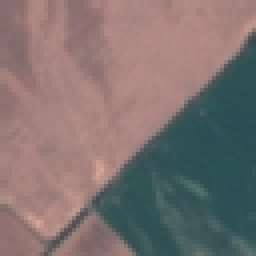
#> input picture dataset/AnnualCrop/AnnualCrop_1126.jpg, 64 x 64 px (shown 4 times larger); its folder holds only this picture in this run
$ jupyter execute --allow-errors DataMiningMachineLearningCourseWorkSolutions.ipynb
#> lines starting #> are read from the running program, lines starting #| are printed output that depends on the picture
[cell 1]
import numpy as np
import os
from PIL import Image
from sklearn.preprocessing import StandardScaler
from sklearn.neural_network import MLPClassifier
from sklearn.model_selection import train_test_split, GridSearchCV, KFold, StratifiedKFold, cross_val_score
from sklearn.metrics import accuracy_score
from scipy.stats import ttest_rel

import matplotlib.pyplot as plt
from sklearn.manifold import LocallyLinearEmbedding

# Please write the optimal hyperparameter values you obtain in the global variable 'optimal_hyperparm' below. This
# variable should contain the values when I look at your submission. I should not have to run your code to populate this
# variable.
optimal_hyperparam = {'hidden_layer_sizes': (200,), 'learning_rate': 'constant', 'max_iter': 1000, 'solver': 'sgd'}


class COC131:
    def __init__(self):
        self.x = None
        self.y = None
        self.scaler = None
        self.best_hyperparams = None

    def q1(self, filename=None):

        """
        Loads the dataset from the local '../dataset' directory, resizes all images to 32x32,
        and flattens them into 1D arrays. Class labels are inferred from folder names. The processed
        data is stored in instance variables `self.x` (features) and `self.y` (labels).

        If a specific filename is provided, the function also returns the processed image and
        its class label.

        Parameters:
            filename (str, optional): Name of a specific image file to return after processing.
                                      Defaults to None.

        Returns:
            res1 (np.ndarray or np.ndarray):
                - If `filename` is provided: 1D numpy array of the flattened image.
                - Else: Array of all flattened images.

            res2 (str or np.ndarray):
                - If `filename` is provided: Class label of the image.
                - Else: Array of all class labels.
        """

        # Get all subfolders within the dataset directory
        subfolders = [entry.path for entry in os.scandir("../dataset") if entry.is_dir()]

        # Creates a list of all paths for the images stored within the ../dataset directory
        image_paths = [os.path.join(subfolder, file)
                     for subfolder in subfolders
                     for file in os.listdir(subfolder) if file.endswith(('.jpg'))] # If the file is an image

        # Processes each image within the dataset directory and stores it into the images array
        self.x = np.array([np.array(Image.open(image_path).resize((32, 32)), dtype=float).flatten() for image_path in image_paths])
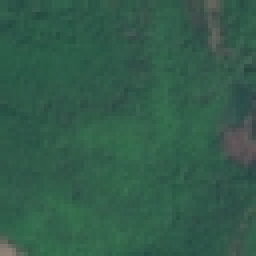
#> input picture dataset/Forest/Forest_101.jpg, 64 x 64 px (shown 4 times larger)

        # Gets the name of the folder that the image is stored in (the classification of the image)
        self.y = np.array([os.path.basename(os.path.dirname(image_path)) for image_path in image_paths])

        # If a filename is provided, find and return it
        if filename:
            matching_image_path = next((image_path for image_path in image_paths if filename in image_path), None) # Get filepath

            if matching_image_path:
                res1 = np.array(Image.open(matching_image_path).resize((32, 32)), dtype=float).flatten() # Flatten image to 32 * 32
                res2 = os.path.basename(os.path.dirname(matching_image_path))  # Extract class name
                return res1, res2

        return self.x, self.y

    def q2(self, inp):
        """
        Standardises the input data using sklearn's StandardScaler and scales the result
        to have a standard deviation of 2.5.

        This function fits a StandardScaler to the input and transforms it,
        then multiplies the standardised result to adjust the standard deviation.

        Parameters:
            inp (np.ndarray): Input array of shape (n_samples, n_features) to be standardised.

        Returns:
            res2 (np.ndarray): The standardised data with a standard deviation of 2.5,
                               same shape as the input.
            res1 (StandardScaler): The fitted StandardScaler object used for standardisation.
        """

        standard_scaler = StandardScaler() # Creates a sklearn object used for standardisation
        standardised_data = standard_scaler.fit_transform(inp) # Standardises the data (setting the standard deviation to 1)

        res1 = standard_scaler
        res2 = standardised_data * 2.5 # Standardises the data to have a standard deviation of 2.5

        return res2, res1

    @staticmethod
    def visualise_standardisation_means_stds(unscaled_data, scaled_data):
        """
        Visualises the impact of standardisation on feature-wise statistics.

        This function generates two side-by-side scatter plots:
        - The first compares the mean values of each feature before and after standardisation.
        - The second compares the standard deviations of each feature before and after standardisation.

        Useful for verifying that the scaling process has centered the data around 0
        and adjusted the spread (standard deviation) as expected.

        Parameters
        ----------
        unscaled_data : np.ndarray
            The original dataset prior to standardisation, of shape (n_samples, n_features).

        scaled_data : np.ndarray
            The dataset after standardisation, of shape (n_samples, n_features).

        Returns
        -------
        None
            Displays the plots directly using matplotlib.
        """

        # Get the number of features (columns), used as x-axis for plotting
        feature_ids = np.arange(unscaled_data.shape[1])
#> feature_ids = 3072 values from 0 to 3071

        # Compute means for each feature before and after standardization
        unscaled_means = np.mean(unscaled_data, axis=0)
#> unscaled_means = 3072 values, max 141.5 at index 2976, min 43 at index 1146, mean 95.02
        scaled_means = np.mean(scaled_data, axis=0)
#> scaled_means = 3072 values from 0 to 0

        # Compute standard deviations for each feature before and after standardisation
        unscaled_standard_deviations = np.std(unscaled_data, axis=0)
#> unscaled_standard_deviations = 3072 values, max 76.5 at index 2052, min 0 at index 760, mean 23.98
        scaled_standard_deviations = np.std(scaled_data, axis=0)
#> scaled_standard_deviations = 3072 values, max 2.5 at index 0, min 0 at index 760, mean 2.48

        # Determine plot limits so both datasets are visible in the same scale
        mean_ylim = (min(unscaled_means.min(), scaled_means.min()),
                     max(unscaled_means.max(), scaled_means.max()))
#> mean_ylim = (0, 141.5)

        standard_deviation_ylim = (min(unscaled_standard_deviations.min(), scaled_standard_deviations.min()),
                                   max(unscaled_standard_deviations.max(), scaled_standard_deviations.max()))
#> standard_deviation_ylim = (0, 76.5)

        # Create side-by-side plots
        fig, axs = plt.subplots(1, 2, figsize=(14, 6))

        # Plot feature-wise means
        axs[0].scatter(feature_ids, unscaled_means, label="Original", alpha=0.6)
        axs[0].scatter(feature_ids, scaled_means, label="Standardised", alpha=0.6)
        axs[0].set_title("Feature-wise Means Before and After Standardisation")
        axs[0].set_xlabel("Feature Index")
        axs[0].set_ylabel("Mean Value")
        axs[0].legend()
        axs[0].set_ylim(mean_ylim)

        # Plot feature-wise standard deviations
        axs[1].scatter(feature_ids, unscaled_standard_deviations, label="Original", alpha=0.6)
        axs[1].scatter(feature_ids, scaled_standard_deviations, label="Standardised", alpha=0.6)
        axs[1].set_title("Feature-wise Standard Deviations Before and After Standardisation")
        axs[1].set_xlabel("Feature Index")
        axs[1].set_ylabel("Standard Deviation")
        axs[1].legend()
        axs[1].set_ylim(standard_deviation_ylim)

        # Adjust layout and display both plots
        plt.tight_layout()
        plt.show()
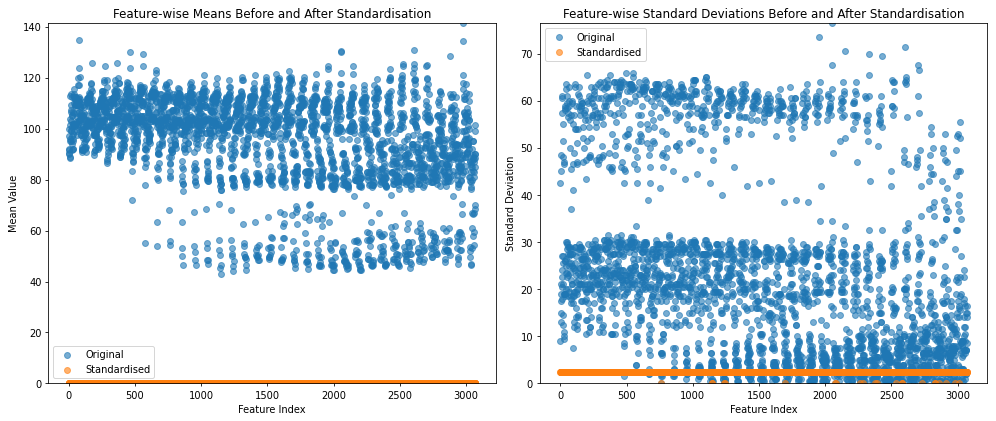
#> figure drawn by matplotlib, 2 panels

    # [32 lines left out: function visualise_hyperparam_results, not called in this run]

    def q3(self, test_size=None, pre_split_data=None, hyperparam=None):
        """
        Trains a Multi-Layer Perceptron (MLP) classifier and evaluates its performance.

        This function either performs hyperparameter tuning using GridSearchCV or trains an
        MLPClassifier directly using provided hyperparameters. The model is trained on data
        obtained from `q1` and evaluated using training and testing accuracy. The function also
        returns the loss values recorded during training.

        Parameters
        ----------
        test_size : float, optional
            Proportion of the dataset to be used as the test set. Must be between 0 and 1.
            Defaults to 0.3 if not specified.

        pre_split_data : tuple (X_train, X_test, y_train, y_test), optional
            Pre-split training and test datasets. If provided, this overrides the `test_size`
            parameter and prevents the function from splitting the dataset again.

        hyperparam : dict, optional
            Dictionary of hyperparameter values to configure the MLPClassifier. If not
            provided, GridSearchCV is used to find the best hyperparameters from a predefined grid.

        Returns
        -------
        model : sklearn.neural_network.MLPClassifier
            The trained MLP classifier model.

        loss_curve : np.ndarray
            Loss values recorded at each iteration of training.

        training_accuracy : np.ndarray
            Final training accuracy after model fitting (shape: (1,)).

        testing_accuracy : np.ndarray
            Final test accuracy after evaluating the model on test data (shape: (1,)).
        """

        if self.scaler is None: # If the data to be used within the classifier is not yet standardised, standardise the data.
            self.x, self.scaler = self.q2(self.x)

        if test_size is None: # If there is no proportion of data input to be split between training and testing, use 0.3 as the default.
            test_size = 0.3

        if pre_split_data: # If pre split data is provided,
            x_train, x_test, y_train, y_test = pre_split_data # x variables are used to contain the image data. y variables are used to contain the labels that each image corresponds to.
        else: # if no data is provided, split the data
            x_train, x_test, y_train, y_test = train_test_split(self.x, self.y, test_size=test_size, random_state=1)

        if hyperparam: # If hyperparameters  are provided
            model = MLPClassifier(**hyperparam, random_state=1, max_iter=1000) # Create a MLPClassifier model using random state of 1 (arbitrary value used to keep the same train-test split each run)
            model.fit(x_train, y_train) # Trains the model using input data
            self.best_hyperparams = hyperparam
        else: # If no hyperparameters  are provided
            parameter_grid = { # A grid of values that are tested to find which of those provided is most able to fit on the data provided
                "hidden_layer_sizes": [(50,), (100,), (100, 50), (200,)],
                "learning_rate": ["constant", "adaptive"],
                "solver": ["adam", "sgd"],
                "max_iter": [1000]  # Sets the maximum number of iterations to 1000
            }

            grid_search = GridSearchCV( # Performs a grid search (a hyperparameter technique that is used to systemetically find the best combination of parameters for a model)
                MLPClassifier(random_state=1),
                parameter_grid, # Uses the parameters provided, working to find the best available
                cv=3 # Sets the cross-validation model within the grid search to be 3-fold cross validation
            )
            grid_search.fit(x_train, y_train) # Performs a grid search to fit with the training data (images and labels)

            # Used to generate a graph that shows how each combination of hyperparameters affects the loss curve, training and test accuracy
            hyperparameter_labels  = [str(parameters) for parameters in grid_search.cv_results_["params"]] # Get hyperparameter results from the grid search
            mean_cross_value_accuracies = grid_search.cv_results_["mean_test_score"]
            self.visualise_hyperparam_results(hyperparameter_labels, mean_cross_value_accuracies) # Creates a graph where the hyperparameters correspond to a given CV accuracy

            model = grid_search.best_estimator_ # Selects the best model
            self.best_hyperparams = grid_search.best_params_ # Saves the best hyperparameters

        training_loss_per_iteration = np.array(model.loss_curve_) if hasattr(model, "loss_curve_") else np.array([]) # Track training loss per epoch if available
        training_accuracy = np.array([accuracy_score(y_train, model.predict(x_train))]) # Captures the final training accuracy after all epochs
        testing_accuracy = np.array([accuracy_score(y_test, model.predict(x_test))]) # Captures the final test accuracy after all epochs

         # Return values as per required variable names
        res1 = model
        res2 = training_loss_per_iteration
        res3 = training_accuracy
        res4 = testing_accuracy

        return res1, res2, res3, res4

    def q4(self):
        """
        Evaluates the impact of L2 regularisation (alpha) on model complexity.

        For each alpha value in a predefined list, trains an MLPClassifier using the best
        hyperparameters found in `q3` (with `alpha` overwritten). The function measures
        the total magnitude (L1 norm) of the model's weights and biases to assess how
        regularisation strength affects parameter magnitudes.

        Assumes `q1()` has been called to load the dataset and that `self.best_hyperparams`
        has been populated with valid hyperparameters.

        Returns
        -------
        res : dict
            Dictionary containing the following keys:
            - "alpha_values": list of alpha values tested.
            - "total_weights": list of total weight magnitudes (L1 norm) for each model.
            - "total_biases": list of total bias magnitudes (L1 norm) for each model.
        """

        # Split data into training and testing sets
        x_train, x_test, y_train, y_test = train_test_split(self.x, self.y, test_size=0.3, random_state=1)

        alpha_values = [0, 0.001, 0.005, 0.01, 0.05, 0.1, 0.5, 1, 2, 5, 10, 50, 100]

        # Lists to store total magnitude of weights and biases for each alpha
        total_weights = []
        total_biases = []

        # Loop through each alpha value and train a MLPClassifier model
        for alpha in alpha_values:
            hyperparams = self.best_hyperparams.copy()
            hyperparams["alpha"] = alpha

            # Create and train the MLPClassifier with current alpha value
            model = MLPClassifier(**hyperparams, random_state=1)
            model.fit(x_train, y_train)

            # Calculate the sum of absolute weights and biases
            weight_sum = sum(np.sum(np.abs(w)) for w in model.coefs_)
            bias_sum = sum(np.sum(np.abs(b)) for b in model.intercepts_)

            # Add results to lists
            total_weights.append(weight_sum)
            total_biases.append(bias_sum)
#> after the loop, total_biases = []; total_weights = []

        # Store results in a dictionary
        res = {
            "alpha_values": alpha_values,
            "total_weights": total_weights,
            "total_biases": total_biases
        }

        return res


    # [45 lines left out: function visualise_alpha_vs_params, not called in this run]


    def q5(self):
        """
        Evaluates the impact of cross-validation splitting strategy on model performance.

        This function performs a paired hypothesis test to compare the performance of
        standard K-Fold Cross-Validation and Stratified K-Fold Cross-Validation when
        training an MLPClassifier. The function uses the best hyperparameters previously
        identified (via q3) and reports whether the choice of splitting strategy has a
        statistically significant effect on accuracy.

        Returns
        -------
        res1 : float
            Mean test accuracy using standard K-Fold cross-validation.

        res2 : float
            Mean test accuracy using Stratified K-Fold cross-validation.

        res3 : float
            p-value from the paired t-test comparing the two accuracy distributions.

        res4 : str
            Hypothesis test result. One of:
            - 'Splitting method impacted performance'
            - 'Splitting method had no effect'
        """

        # Use best hyperparameters from q3()
        hyperparams = self.best_hyperparams.copy()

        # Define the model
        model = MLPClassifier(**hyperparams, random_state=1)

        # Define 5-Fold CV (Without Stratification)
        kf = KFold(shuffle=True, random_state=1)
        cross_value_scores_kf = cross_val_score(model, self.x, self.y, cv=kf, n_jobs=-1)

        # Define 5-Fold Stratified CV
        skf = StratifiedKFold(shuffle=True, random_state=1)
        cross_value_scores_skf = cross_val_score(model, self.x, self.y, cv=skf, n_jobs=-1)

        # Compute mean testing accuracy
        mean_accuracy_kf = np.mean(cross_value_scores_kf)
        mean_accuracy_skf = np.mean(cross_value_scores_skf)

        # Perform paired t-test to compare distributions
        t_stat, p_value = ttest_rel(cross_value_scores_kf, cross_value_scores_skf)

        # Determine hypothesis test result
        alpha = 0.05  # Significance level
        if p_value < alpha:
            hypothesis_result = "Splitting method impacted performance"
        else:
            hypothesis_result = "Splitting method had no effect"


        # Assign to return variables as per required format
        res1 = mean_accuracy_kf
        res2 = mean_accuracy_skf
        res3 = p_value
        res4 = hypothesis_result

        return res1, res2, res3, res4


    # [50 lines left out: function visualise_cv_comparison, not called in this run]


    def q6(self):
        """
        Applies Locally Linear Embedding (LLE) to reduce the dimensionality of the dataset to 2D.

        This method performs unsupervised manifold learning using the LLE algorithm from scikit-learn.
        It projects high-dimensional data into a 2-dimensional space to enable visualisation of class separability.

        Returns
        -------
        dict
            A dictionary containing:
            - 'embedded_data' : np.ndarray of shape (n_samples, 2)
                The 2D embedded representation of the input data.
            - 'labels' : np.ndarray of shape (n_samples,)
                The class labels corresponding to each data sample.
        """

        embedding  = LocallyLinearEmbedding(n_components=2) # Instantiate the LLE model with 2 output components (for 2D projection)

        x_transformed = embedding.fit_transform(self.x) # Fit the LLE model to the data and transform it into 2D

        res = { # Place results in a dictionary to be returned: 2D transformed data and class labels
            "embedded_data": x_transformed,
            "labels": self.y
        }

        return res

    # [44 lines left out: function visualise_lle_separability, not called in this run]
